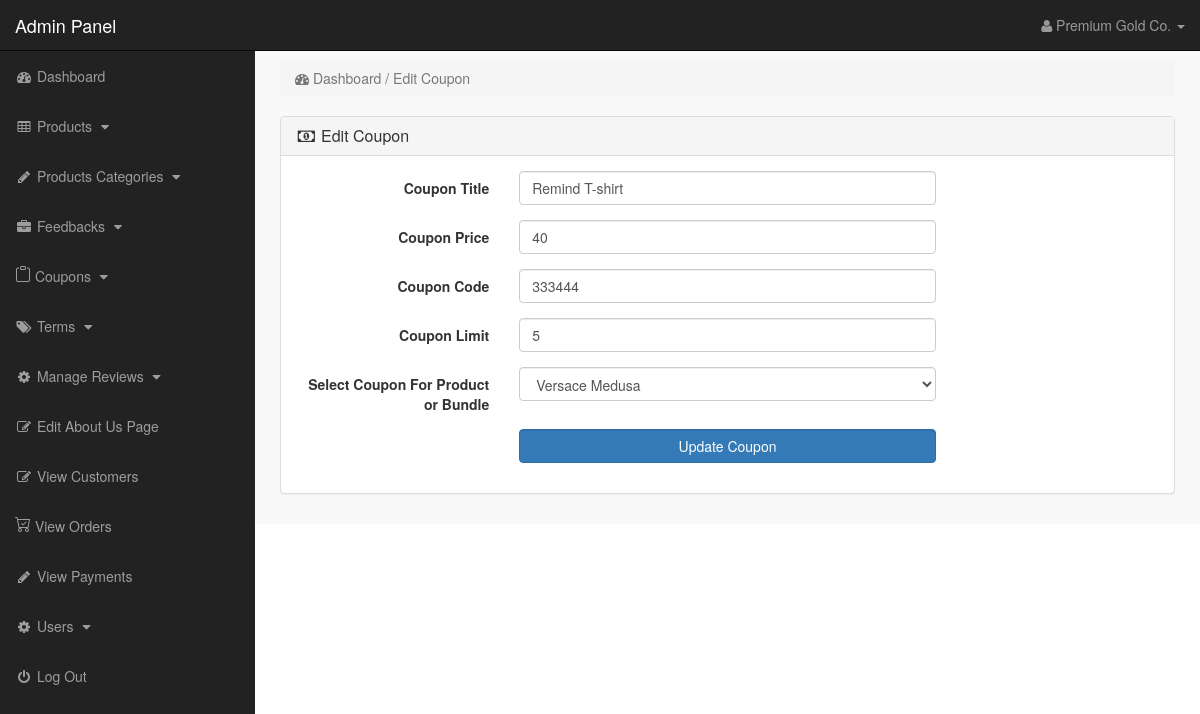
The app's page /admin_area/index.php?edit_coupon=3 (signed in) with its own data.
### tables this page shows
CREATE TABLE `coupons` (
  `coupon_id` int(10) NOT NULL,
  `product_id` int(10) NOT NULL,
  `coupon_title` varchar(255) NOT NULL,
  `coupon_price` varchar(255) NOT NULL,
  `coupon_code` varchar(255) NOT NULL,
  `coupon_limit` int(100) NOT NULL,
  `coupon_used` int(100) NOT NULL
);

CREATE TABLE `products` (
  `product_id` int(10) NOT NULL,
  `p_cat_id` int(10) NOT NULL,
  `cat_id` int(10) NOT NULL,
  `manufacturer_id` int(10) NOT NULL,
  `date` timestamp NOT NULL DEFAULT current_timestamp() ON UPDATE current_timestamp(),
  `product_title` text NOT NULL,
  `product_url` text NOT NULL,
  `product_img1` text NOT NULL,
  `product_img2` text NOT NULL,
  `product_img3` text NOT NULL,
  `product_price` int(10) NOT NULL,
  `product_psp_price` int(100) NOT NULL,
  `product_desc` text NOT NULL,
  `product_features` text NOT NULL,
  `product_video` text NOT NULL,
  `product_keywords` text NOT NULL,
  `product_label` text NOT NULL,
  `status` varchar(255) NOT NULL
);

### admin_area/edit_coupon.php (the view, shortened to what this page needs)
<?php
if(!isset($_SESSION['admin_email'])){
echo "<script>window.open('login.php','_self')</script>";
}
else {
?>
<?php
if(isset($_GET['edit_coupon'])){
$edit_id = $_GET['edit_coupon'];
$edit_coupon = "select * from coupons where coupon_id='$edit_id'";
$run_edit = mysqli_query($con,$edit_coupon);
$row_edit = mysqli_fetch_array($run_edit);
$c_title = $row_edit['coupon_title'];
$c_price = $row_edit['coupon_price'];
$c_code = $row_edit['coupon_code'];
$c_limit = $row_edit['coupon_limit'];
$p_id = $row_edit['product_id'];
$get_products = "select * from products where product_id='$p_id'";
$run_products = mysqli_query($con,$get_products);
$row_products = mysqli_fetch_array($run_products);
$product_id = $row_products['product_id'];
$product_title = $row_products['product_title'];
}
?>
<div class="row">
<div class="col-lg-12">
<ol class="breadcrumb">
<li class="active">
<i class="fa fa-dashboard"> </i> Dashboard / Edit Coupon
</li>
</ol>
</div>
</div>
<div class="row">
<div class="col-lg-12">
<div class="panel panel-default">
<div class="panel-heading">
<h3 class="panel-title">
<i class="fa fa-money fa-fw"> </i> Edit Coupon
</h3>
</div>
<div class="panel-body">
<form class="form-horizontal" method="post" action="">
<div class="form-group" >
<label class="col-md-3 control-label"> Coupon Title </label>
<div class="col-md-6">
<input type="text" name="coupon_title" class="form-control" value="<?php echo $c_title; ?>" >
</div>
</div>
<div class="form-group" >
<label class="col-md-3 control-label"> Coupon Price </label>
<div class="col-md-6">
<input type="text" name="coupon_price" class="form-control" value="<?php echo $c_price; ?>">
</div>
</div>
<div class="form-group" >
<label class="col-md-3 control-label"> Coupon Code </label>
<div class="col-md-6">
<input type="text" name="coupon_code" class="form-control" value="<?php echo $c_code; ?> ">
</div>
</div>
<div class="form-group" >
<label class="col-md-3 control-label"> Coupon Limit </label>
<div class="col-md-6">
<input type="number" name="coupon_limit" value="<?php echo $c_limit; ?>" class="form-control">
</div>
</div>
<div class="form-group" >
<label class="col-md-3 control-label"> Select Coupon For Product or Bundle </label>
<div class="col-md-6">
<select name="product_id" class="form-control">
<option value="<?php echo $product_id; ?>"> <?php echo $product_title; ?> </option>
</select>
</div>
</div>
<div class="form-group" >
<label class="col-md-3 control-label"> </label>
<div class="col-md-6">
<input type="submit" name="update" class=" btn btn-primary form-control" value=" Update Coupon ">
</div>
</div>
</form>
</div>
</div>
</div>
</div>
<?php } ?>

### admin_area/includes/sidebar.php (shortened to what this page needs)
<?php
if(!isset($_SESSION['admin_email'])){
echo "<script>window.open('login.php','_self')</script>";
}
else {
?>
<nav class="navbar navbar-inverse navbar-fixed-top" >
<div class="navbar-header" >
<a class="navbar-brand" href="index.php?dashboard" >Admin Panel</a>
</div>
<ul class="nav navbar-right top-nav" >
<li class="dropdown" >
<a href="#" class="dropdown-toggle" data-toggle="dropdown" >
<i class="fa fa-user" ></i>
<?php echo $admin_name; ?> <b class="caret" ></b>
</a>
</li>
</ul>
<div class="collapse navbar-collapse navbar-ex1-collapse">
<ul class="nav navbar-nav side-nav">
<li>
<a href="index.php?dashboard">
<i class="fa fa-fw fa-dashboard"></i> Dashboard
</a>
</li>
<li>
<a href="#" data-toggle="collapse" data-target="#products">
<i class="fa fa-fw fa-table"></i> Products
<i class="fa fa-fw fa-caret-down"></i>
</a>
</li>
<li>
<a href="#" data-toggle="collapse" data-target="#p_cat">
<i class="fa fa-fw fa-pencil"></i> Products Categories
<i class="fa fa-fw fa-caret-down"></i>
</a>
</li>
<li>
<a href="#" data-toggle="collapse" data-target="#store">
<i class="fa fa-fw fa-briefcase"></i> Feedbacks
<i class="fa fa-fw fa-caret-down"></i>
</a>
</li>
<li>
<a href="#" data-toggle="collapse" data-target="#coupons">
<i class=""></i> Coupons
<i class="fa fa-fw fa-caret-down"></i>
</a>
</li>
<li>
<a href="#" data-toggle="collapse" data-target="#terms" >
<i class="fa fa-fw fa-tags"></i> Terms
<i class="fa fa-fw fa-caret-down"></i>
</a>
</li>
<li>
<a href="#" data-toggle="collapse" data-target="#users">
<i class="fa fa-fw fa-gear"></i> Manage Reviews
<i class="fa fa-fw fa-caret-down"></i>
</a>
</li>
<li>
<a href="index.php?edit_about_us">
<i class="fa fa-fw fa-edit"></i> Edit About Us Page
</a>
</li>
<li>
<a href="index.php?view_customers">
<i class="fa fa-fw fa-edit"></i> View Customers
</a>
</li>
<li>
<a href="index.php?view_orders">
<i class="bi bi-cart-check"></i> View Orders
</a>
</li>
<li>
<a href="index.php?view_payments">
<i class="fa fa-fw fa-pencil"></i> View Payments
</a>
</li>
<li>
<a href="#" data-toggle="collapse" data-target="#users">
<i class="fa fa-fw fa-gear"></i> Users
<i class="fa fa-fw fa-caret-down"></i>
</a>
</li>
<li>
<a href="logout.php">
<i class="fa fa-fw fa-power-off"></i> Log Out
</a>
</li>
</ul>
</div>
</nav>
<?php } ?>

### admin_area/css/style.css (style rules this page uses)
body { margin-top:100px; }
@media (min-width: 768px) { body { margin-top:50px; } }
.top-nav { padding:0 15px; }
.top-nav>li { display:inline-block; float:left; }
.top-nav>li>a { padding-top:15px; padding-bottom:15px; line-height:20px; color:#999; }
@media (min-width: 768px) { .side-nav { position:fixed; top:51px; width:255px; border-radius:0; overflow-y:auto; background-color: #222; bottom:0; overflow-x:hidden; padding-bottom:40px; } }
@media (min-width: 768px) { .side-nav>li>a { width:255px; } }
.panel-body { border-radius:5px; }

### records on screen
coupons: coupon_title "Remind T-shirt", coupon_price "40", coupon_code "333444", coupon_limit "5"
products: product_id "Versace Medusa"

### other values on screen
$admin_name "Premium Gold Co."
